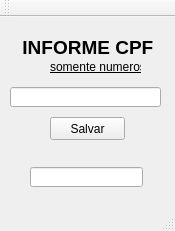
<?xml version="1.0" encoding="UTF-8"?>
<ui version="4.0">
 <class>MainWindow</class>
 <widget class="QMainWindow" name="MainWindow">
  <property name="geometry">
   <rect>
    <x>0</x>
    <y>0</y>
    <width>175</width>
    <height>231</height>
   </rect>
  </property>
  <property name="windowTitle">
   <string>CPF</string>
  </property>
  <widget class="QWidget" name="centralWidget">
   <widget class="QLabel" name="label">
    <property name="geometry">
     <rect>
      <x>10</x>
      <y>20</y>
      <width>161</width>
      <height>20</height>
     </rect>
    </property>
    <property name="font">
     <font>
      <pointsize>14</pointsize>
      <weight>75</weight>
      <bold>true</bold>
     </font>
    </property>
    <property name="text">
     <string>INFORME CPF </string>
    </property>
    <property name="alignment">
     <set>Qt::AlignCenter</set>
    </property>
   </widget>
   <widget class="QLabel" name="label_2">
    <property name="geometry">
     <rect>
      <x>50</x>
      <y>40</y>
      <width>91</width>
      <height>20</height>
     </rect>
    </property>
    <property name="font">
     <font>
      <underline>true</underline>
     </font>
    </property>
    <property name="text">
     <string>somente numeros</string>
    </property>
   </widget>
   <widget class="QLineEdit" name="lineEditNumero">
    <property name="geometry">
     <rect>
      <x>10</x>
      <y>70</y>
      <width>151</width>
      <height>20</height>
     </rect>
    </property>
    <property name="alignment">
     <set>Qt::AlignRight|Qt::AlignTrailing|Qt::AlignVCenter</set>
    </property>
   </widget>
   <widget class="QPushButton" name="pushButtonSalvar">
    <property name="geometry">
     <rect>
      <x>50</x>
      <y>100</y>
      <width>75</width>
      <height>23</height>
     </rect>
    </property>
    <property name="text">
     <string>Salvar</string>
    </property>
   </widget>
   <widget class="QLineEdit" name="lineEditConcluido">
    <property name="geometry">
     <rect>
      <x>30</x>
      <y>150</y>
      <width>113</width>
      <height>20</height>
     </rect>
    </property>
    <property name="alignment">
     <set>Qt::AlignCenter</set>
    </property>
   </widget>
  </widget>
  <widget class="QMenuBar" name="menuBar">
   <property name="geometry">
    <rect>
     <x>0</x>
     <y>0</y>
     <width>175</width>
     <height>21</height>
    </rect>
   </property>
  </widget>
  <widget class="QToolBar" name="mainToolBar">
   <attribute name="toolBarArea">
    <enum>TopToolBarArea</enum>
   </attribute>
   <attribute name="toolBarBreak">
    <bool>false</bool>
   </attribute>
  </widget>
  <widget class="QStatusBar" name="statusBar"/>
 </widget>
 <layoutdefault spacing="6" margin="11"/>
 <resources/>
 <connections/>
</ui>
